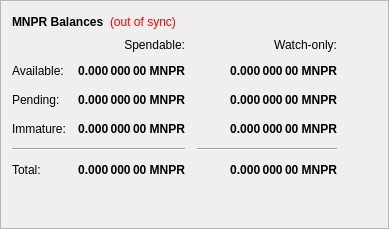
        <widget class="QFrame" name="frame">
         <property name="frameShape">
          <enum>QFrame::StyledPanel</enum>
         </property>
         <property name="frameShadow">
          <enum>QFrame::Raised</enum>
         </property>
         <layout class="QVBoxLayout" name="verticalLayout_4">
          <item>
           <layout class="QHBoxLayout" name="horizontalLayout_4">
            <item>
             <widget class="QLabel" name="label_5">
              <property name="font">
               <font>
                <weight>75</weight>
                <bold>true</bold>
               </font>
              </property>
              <property name="text">
               <string>MNPR Balances</string>
              </property>
             </widget>
            </item>
            <item>
             <widget class="QLabel" name="labelWalletStatus">
              <property name="cursor">
               <cursorShape>WhatsThisCursor</cursorShape>
              </property>
              <property name="toolTip">
               <string>The displayed information may be out of date. Your wallet automatically synchronizes with the Mnpro network after a connection is established, but this process has not completed yet.</string>
              </property>
              <property name="styleSheet">
               <string notr="true">QLabel { color: red; }</string>
              </property>
              <property name="text">
               <string notr="true">(out of sync)</string>
              </property>
              <property name="alignment">
               <set>Qt::AlignLeading|Qt::AlignLeft|Qt::AlignVCenter</set>
              </property>
             </widget>
            </item>
            <item>
             <spacer name="horizontalSpacer_3">
              <property name="orientation">
               <enum>Qt::Horizontal</enum>
              </property>
              <property name="sizeHint" stdset="0">
               <size>
                <width>40</width>
                <height>20</height>
               </size>
              </property>
             </spacer>
            </item>
           </layout>
          </item>
          <item>
           <layout class="QGridLayout" name="gridLayout">
            <property name="spacing">
             <number>12</number>
            </property>
            <item row="2" column="2">
             <widget class="QLabel" name="labelWatchPending">
              <property name="font">
               <font>
                <weight>75</weight>
                <bold>true</bold>
               </font>
              </property>
              <property name="cursor">
               <cursorShape>IBeamCursor</cursorShape>
              </property>
              <property name="toolTip">
               <string>Unconfirmed transactions to watch-only addresses</string>
              </property>
              <property name="text">
               <string notr="true">0.000 000 00 MNPR</string>
              </property>
              <property name="alignment">
               <set>Qt::AlignRight|Qt::AlignTrailing|Qt::AlignVCenter</set>
              </property>
              <property name="textInteractionFlags">
               <set>Qt::LinksAccessibleByMouse|Qt::TextSelectableByKeyboard|Qt::TextSelectableByMouse</set>
              </property>
             </widget>
            </item>
            <item row="2" column="1">
             <widget class="QLabel" name="labelUnconfirmed">
              <property name="font">
               <font>
                <weight>75</weight>
                <bold>true</bold>
               </font>
              </property>
              <property name="cursor">
               <cursorShape>IBeamCursor</cursorShape>
              </property>
              <property name="toolTip">
               <string>Total of transactions that have yet to be confirmed, and do not yet count toward the spendable balance</string>
              </property>
              <property name="text">
               <string notr="true">0.000 000 00 MNPR</string>
              </property>
              <property name="alignment">
               <set>Qt::AlignRight|Qt::AlignTrailing|Qt::AlignVCenter</set>
              </property>
              <property name="textInteractionFlags">
               <set>Qt::LinksAccessibleByMouse|Qt::TextSelectableByKeyboard|Qt::TextSelectableByMouse</set>
              </property>
             </widget>
            </item>
            <item row="3" column="2">
             <widget class="QLabel" name="labelWatchImmature">
              <property name="font">
               <font>
                <weight>75</weight>
                <bold>true</bold>
               </font>
              </property>
              <property name="cursor">
               <cursorShape>IBeamCursor</cursorShape>
              </property>
              <property name="toolTip">
               <string>Staked or masternode rewards in watch-only addresses that has not yet matured</string>
              </property>
              <property name="text">
               <string notr="true">0.000 000 00 MNPR</string>
              </property>
              <property name="alignment">
               <set>Qt::AlignRight|Qt::AlignTrailing|Qt::AlignVCenter</set>
              </property>
              <property name="textInteractionFlags">
               <set>Qt::LinksAccessibleByMouse|Qt::TextSelectableByKeyboard|Qt::TextSelectableByMouse</set>
              </property>
             </widget>
            </item>
            <item row="4" column="0" colspan="2">
             <widget class="Line" name="lineSpendableBalance">
              <property name="orientation">
               <enum>Qt::Horizontal</enum>
              </property>
             </widget>
            </item>
            <item row="4" column="2">
             <widget class="Line" name="lineWatchBalance">
              <property name="sizePolicy">
               <sizepolicy hsizetype="Preferred" vsizetype="Fixed">
                <horstretch>0</horstretch>
                <verstretch>0</verstretch>
               </sizepolicy>
              </property>
              <property name="minimumSize">
               <size>
                <width>140</width>
                <height>0</height>
               </size>
              </property>
              <property name="orientation">
               <enum>Qt::Horizontal</enum>
              </property>
             </widget>
            </item>
            <item row="5" column="0">
             <widget class="QLabel" name="labelTotalText">
              <property name="text">
               <string>Total:</string>
              </property>
             </widget>
            </item>
            <item row="3" column="1">
             <widget class="QLabel" name="labelImmature">
              <property name="font">
               <font>
                <weight>75</weight>
                <bold>true</bold>
               </font>
              </property>
              <property name="cursor">
               <cursorShape>IBeamCursor</cursorShape>
              </property>
              <property name="toolTip">
               <string>Staked or masternode rewards that has not yet matured</string>
              </property>
              <property name="text">
               <string notr="true">0.000 000 00 MNPR</string>
              </property>
              <property name="alignment">
               <set>Qt::AlignRight|Qt::AlignTrailing|Qt::AlignVCenter</set>
              </property>
              <property name="textInteractionFlags">
               <set>Qt::LinksAccessibleByMouse|Qt::TextSelectableByKeyboard|Qt::TextSelectableByMouse</set>
              </property>
             </widget>
            </item>
            <item row="2" column="3">
             <spacer name="horizontalSpacer_2">
              <property name="orientation">
               <enum>Qt::Horizontal</enum>
              </property>
              <property name="sizeHint" stdset="0">
               <size>
                <width>40</width>
                <height>20</height>
               </size>
              </property>
             </spacer>
            </item>
            <item row="3" column="0">
             <widget class="QLabel" name="labelImmatureText">
              <property name="text">
               <string>Immature:</string>
              </property>
             </widget>
            </item>
            <item row="5" column="1">
             <widget class="QLabel" name="labelTotal">
              <property name="font">
               <font>
                <weight>75</weight>
                <bold>true</bold>
               </font>
              </property>
              <property name="cursor">
               <cursorShape>IBeamCursor</cursorShape>
              </property>
              <property name="toolTip">
               <string>Your current total balance</string>
              </property>
              <property name="text">
               <string notr="true">0.000 000 00 MNPR</string>
              </property>
              <property name="alignment">
               <set>Qt::AlignRight|Qt::AlignTrailing|Qt::AlignVCenter</set>
              </property>
              <property name="textInteractionFlags">
               <set>Qt::LinksAccessibleByMouse|Qt::TextSelectableByKeyboard|Qt::TextSelectableByMouse</set>
              </property>
             </widget>
            </item>
            <item row="5" column="2">
             <widget class="QLabel" name="labelWatchTotal">
              <property name="font">
               <font>
                <weight>75</weight>
                <bold>true</bold>
               </font>
              </property>
              <property name="cursor">
               <cursorShape>IBeamCursor</cursorShape>
              </property>
              <property name="toolTip">
               <string>Current total balance in watch-only addresses</string>
              </property>
              <property name="text">
               <string notr="true">0.000 000 00 MNPR</string>
              </property>
              <property name="alignment">
               <set>Qt::AlignRight|Qt::AlignTrailing|Qt::AlignVCenter</set>
              </property>
              <property name="textInteractionFlags">
               <set>Qt::LinksAccessibleByMouse|Qt::TextSelectableByKeyboard|Qt::TextSelectableByMouse</set>
              </property>
             </widget>
            </item>
            <item row="0" column="2">
             <widget class="QLabel" name="labelWatchonly">
              <property name="text">
               <string>Watch-only:</string>
              </property>
              <property name="alignment">
               <set>Qt::AlignRight|Qt::AlignTrailing|Qt::AlignVCenter</set>
              </property>
             </widget>
            </item>
            <item row="1" column="0">
             <widget class="QLabel" name="labelBalanceText">
              <property name="text">
               <string>Available:</string>
              </property>
             </widget>
            </item>
            <item row="1" column="1">
             <widget class="QLabel" name="labelBalance">
              <property name="font">
               <font>
                <weight>75</weight>
                <bold>true</bold>
               </font>
              </property>
              <property name="cursor">
               <cursorShape>IBeamCursor</cursorShape>
              </property>
              <property name="toolTip">
               <string>Your current spendable balance</string>
              </property>
              <property name="text">
               <string notr="true">0.000 000 00 MNPR</string>
              </property>
              <property name="alignment">
               <set>Qt::AlignRight|Qt::AlignTrailing|Qt::AlignVCenter</set>
              </property>
              <property name="textInteractionFlags">
               <set>Qt::LinksAccessibleByMouse|Qt::TextSelectableByKeyboard|Qt::TextSelectableByMouse</set>
              </property>
             </widget>
            </item>
            <item row="1" column="2">
             <widget class="QLabel" name="labelWatchAvailable">
              <property name="font">
               <font>
                <weight>75</weight>
                <bold>true</bold>
               </font>
              </property>
              <property name="cursor">
               <cursorShape>IBeamCursor</cursorShape>
              </property>
              <property name="toolTip">
               <string>Your current balance in watch-only addresses</string>
              </property>
              <property name="text">
               <string notr="true">0.000 000 00 MNPR</string>
              </property>
              <property name="alignment">
               <set>Qt::AlignRight|Qt::AlignTrailing|Qt::AlignVCenter</set>
              </property>
              <property name="textInteractionFlags">
               <set>Qt::LinksAccessibleByMouse|Qt::TextSelectableByKeyboard|Qt::TextSelectableByMouse</set>
              </property>
             </widget>
            </item>
            <item row="2" column="0">
             <widget class="QLabel" name="labelPendingText">
              <property name="text">
               <string>Pending:</string>
              </property>
             </widget>
            </item>
            <item row="0" column="1">
             <widget class="QLabel" name="labelSpendable">
              <property name="text">
               <string>Spendable:</string>
              </property>
              <property name="alignment">
               <set>Qt::AlignRight|Qt::AlignTrailing|Qt::AlignVCenter</set>
              </property>
             </widget>
            </item>
           </layout>
          </item>
          <item>
           <spacer name="verticalSpacer_4">
            <property name="orientation">
             <enum>Qt::Vertical</enum>
            </property>
            <property name="sizeHint" stdset="0">
             <size>
              <width>20</width>
              <height>40</height>
             </size>
            </property>
           </spacer>
          </item>
         </layout>
        </widget>
